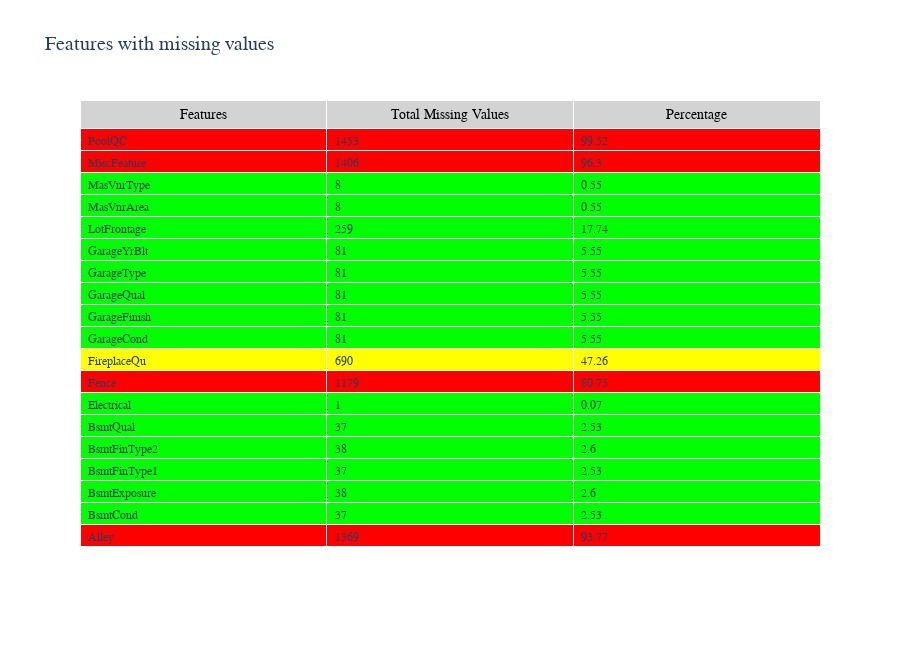

Notebook code for this chart:
### Code cell
# total number and percent of missing variables in train df
total_missing = df.isnull().sum().sort_index(ascending=False)[df.isnull().sum().sort_values(ascending=False) != 0]
percent_missing = round(df.isnull().sum().sort_values(ascending = False)/len(df)*100, 2)[round(df.isnull().sum().sort_values(ascending = False)/len(df)*100,2) != 0]

# df of missing variables
missing_df = pd.concat([total_missing, percent_missing], axis=1, keys=["total", "percent"])

features = missing_df.index
total = missing_df.total
percent = missing_df.percent

# traffic light setting for fill colour
fill = ['red' if x >= 75.0 else "lime" if x <= 25.0 else "yellow" for x in percent]

# visual table of missing variables 
fig = go.Figure(data=[go.Table(
    header=dict(values=["Features", "Total Missing Values", "Percentage"],
                fill_color='lightgrey',
                font=dict(family="Arial", size=14, color="black"),
                align='center'),
    cells=dict(values=[features, total, percent],
               fill_color=[fill],
               height=22,
               font=dict(family="Arial", size=12),
               align='left'))]
)

fig.update_layout(title=dict(
                        text="Features with missing values",
                        font=dict(
                            family="Arial",
                            size=20
                            ),
                        ),
		          showlegend=False,
		          width=900,
		          height=650
                  )

fig.show()

### Figure 1 — Plotly figure (JSON) as saved in the notebook; plotly's stock layout.template omitted (floating-point values rounded to 4 significant figures)
{"data": [{"cells": {"align": "left", "fill": {"color": [["red", "red", "lime", "lime", "lime", "lime", "lime", "lime", "lime", "lime", "yellow", "red", "lime", "lime", "lime", "lime", "lime", "lime", "red"]]}, "font": {"family": "Arial", "size": 12}, "height": 22, "values": [["PoolQC", "MiscFeature", "MasVnrType", "MasVnrArea", "LotFrontage", "GarageYrBlt", "GarageType", "GarageQual", "GarageFinish", "GarageCond", "FireplaceQu", "Fence", "Electrical", "BsmtQual", "BsmtFinType2", "BsmtFinType1", "BsmtExposure", "BsmtCond", "Alley"], [1453, 1406, 8, 8, 259, 81, 81, 81, 81, 81, 690, 1179, 1, 37, 38, 37, 38, 37, 1369], [99.52, 96.3, 0.55, 0.55, 17.74, 5.55, 5.55, 5.55, 5.55, 5.55, 47.26, 80.75, 0.07, 2.53, 2.6, 2.53, 2.6, 2.53, 93.77]]}, "header": {"align": "center", "fill": {"color": "lightgrey"}, "font": {"color": "black", "family": "Arial", "size": 14}, "values": ["Features", "Total Missing Values", "Percentage"]}, "type": "table"}], "layout": {"height": 650, "showlegend": false, "title": {"font": {"family": "Arial", "size": 20}, "text": "Features with missing values"}, "width": 900}}
